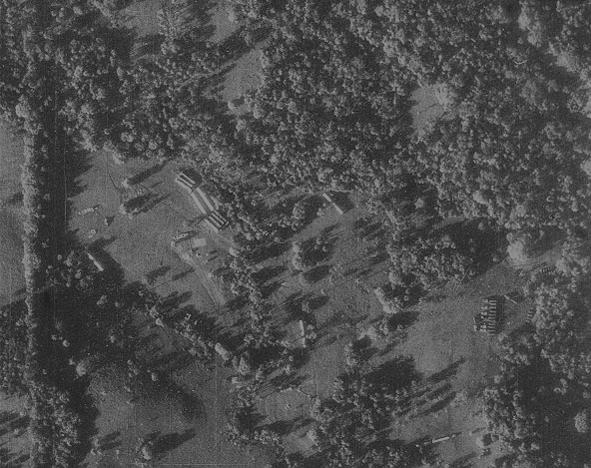
#> input picture image_transform/u2dark.png, 591 x 468 px
$ python image_transform.py
#> lines starting #> are read from the running program, lines starting #| are printed output that depends on the picture; long printed decimals are rounded
# -*- coding: utf-8 -*-
import cv2
import numpy as np

if __name__ == '__main__':
    #读入图片
    img = cv2.imread("./u2dark.png")
#> img is the input picture: shape (468, 591, 3); min 25, max 153, mean 77

    #转换成灰度图
    gray = cv2.cvtColor(img, cv2.COLOR_BGR2GRAY)
    #获取最大值、最小值、均值并输出
    gray_max = np.max(gray)
#> gray_max = 153
    gray_min = np.min(gray)
#> gray_min = 25
    gray_ave = np.average(gray)
#> gray_ave = 76.96
    print("max:", gray_max)
#| max: 153
    print("min:", gray_min)
#| min: 25
    print("average:", gray_ave)
#| average: 76.962

    #尺度变换
    gray_norm = np.zeros(gray.shape)
    gray_norm = cv2.normalize(gray, None, 0, 255, cv2.NORM_MINMAX) #归一化到0~255
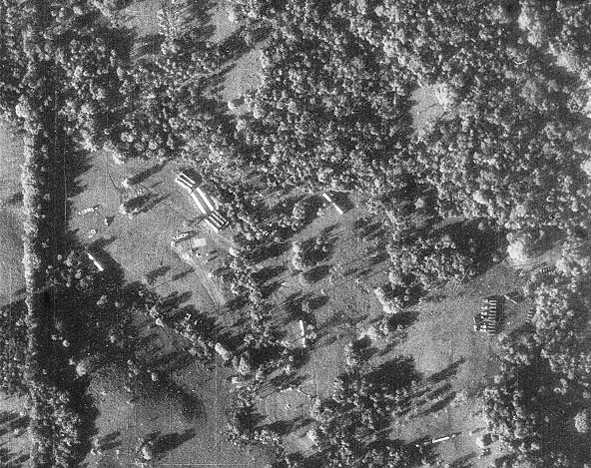
#> gray_norm: shape (468, 591); min 0, max 255, mean 103.6

    #改变对比度
    gray_transform = 2 * (gray_norm - 128) + 128
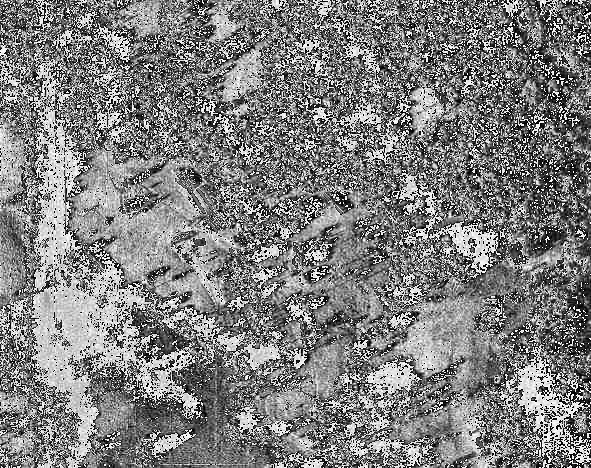
#> gray_transform: shape (468, 591); min 0, max 254, mean 127

    #效果显示
    cv2.imshow("gray", gray)
    cv2.imshow("norm", gray_norm)
    cv2.imshow("transform", gray_transform)
    cv2.waitKey(0)
    cv2.imwrite("./gray.png", gray)
    cv2.imwrite("./gray_norm.png", gray_norm)
    cv2.imwrite("./gray_transform.png", gray_transform)
